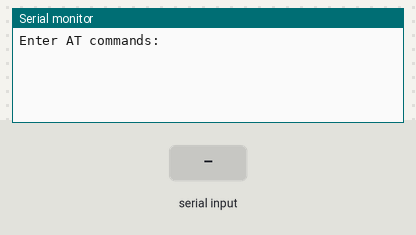
Simulated run of this sketch. Board: Arduino Uno, built with avr-gcc and run on an emulated ATmega328P. Parts: the last lines printed to the serial monitor. The test bench sets the inputs (shaded band).

Above: at 1.2 s.
1.3 s: "1" received over the second serial link
At 2.5 s:
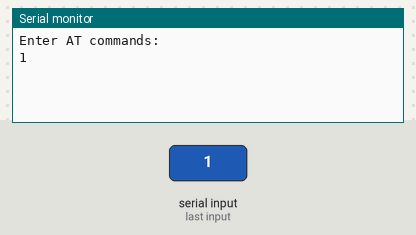
2.8 s: "0" received over the second serial link
At 3.8 s:
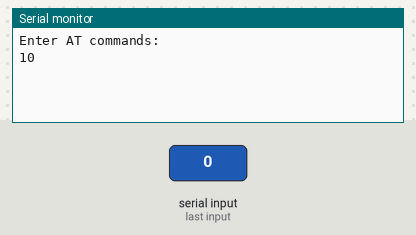

The sketch:

ble_at_comands.ino
```cpp
#include <SoftwareSerial.h>

SoftwareSerial btSerial(3, 4);
/*
   Connect pin 2 Arduino to pin TX HC-06
   Connect pin 3 Arduino to pin RX HC-06
*/
// 00:1A:7D:DA:71:05
void setup() {
  Serial.begin(9600);
  Serial.println("Enter AT commands:");
  btSerial.begin(9600);
}

void loop()
{
  if (btSerial.available())
    Serial.write(btSerial.read());
  if (Serial.available())
    btSerial.write(Serial.read());
}
```

Measured:
- after the input at 1.3 s, the serial monitor: prints a new line at once (image 1)
- after the input at 2.8 s, the serial monitor: prints a new line at once (image 2)
